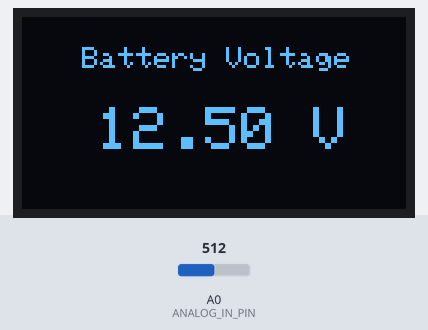
Bench run of a sketch on a simulated Arduino Uno, built with avr-gcc and run on an emulated ATmega328P. Parts: 128×64 one-colour display. Inputs (shaded band) come from the test bench; at power-on: A0 (ANALOG_IN_PIN) = 512. What the sketch prints to the serial monitor is not drawn.

Above: at 1.3 s.
1.4 s: A0 (ANALOG_IN_PIN) set to 716
At 2.6 s:
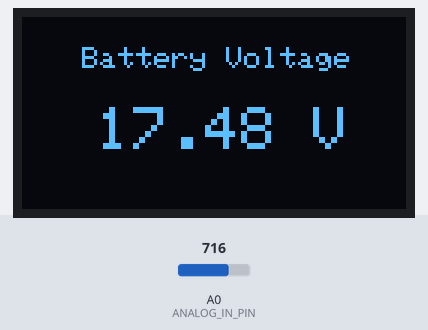
3.1 s: A0 (ANALOG_IN_PIN) set to 900
At 4.4 s:
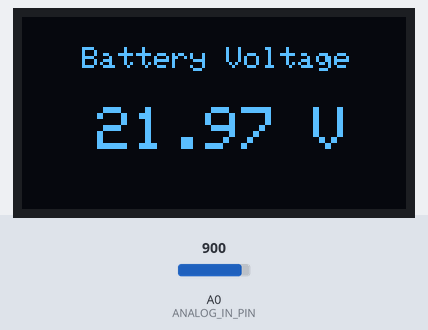
4.7 s: A0 (ANALOG_IN_PIN) set to 1023
At 5.4 s:
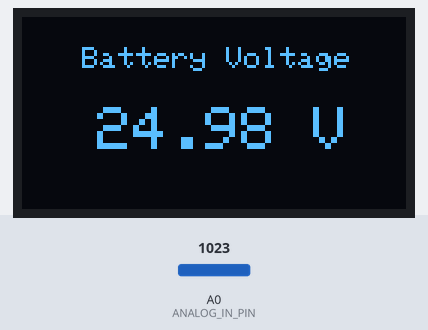
Timing chart, 0 to 7.7 s (numbered marks = the images above; inputs shaded):
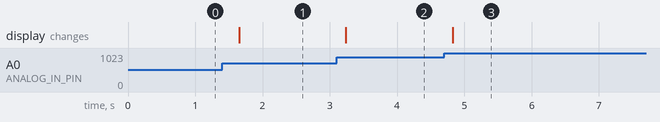

Measured:
- after the input at 1.4 s, the display: changes after 0.25 s (image 1)
- after the input at 3.1 s, the display: changes after 0.14 s (image 2)
- after the input at 4.7 s, the display: changes after 0.13 s (image 3)

The sketch:

SSD1306_VoltageSensor.ino
```cpp
#include <SPI.h>
#include <Wire.h>
#include <Adafruit_GFX.h>
#include <Adafruit_SSD1306.h>

#define SCREEN_WIDTH 128 // OLED display width, in pixels
#define SCREEN_HEIGHT 64 // OLED display height, in pixels
#define OLED_RESET     4 // Reset pin # (or -1 if sharing Arduino reset pin)
#define SCREEN_ADDRESS 0x3C ///< See datasheet for Address; 0x3D for 128x64, 0x3C for 128x32
Adafruit_SSD1306 display(SCREEN_WIDTH, SCREEN_HEIGHT, &Wire, OLED_RESET);

// Define analog input
#define ANALOG_IN_PIN A0

// Floats for ADC voltage & Input voltage
float adc_voltage = 0.0;
float in_voltage = 0.0;

// Floats for resistor values in divider (in ohms)
float R1 = 30000.0;
float R2 = 7500.0;

float ref_voltage = 5.0;

int adc_value = 0;

void setup()
{
  // Setup Serial Monitor
  Serial.begin(9600);
  Serial.println("DC Voltage Test");
  if (!display.begin(SSD1306_SWITCHCAPVCC, SCREEN_ADDRESS))
  {
    Serial.println(F("SSD1306 allocation failed"));
    for (;;); // Don't proceed, loop forever
  }
  display.clearDisplay();
}

void loop() {
  // Read the Analog Input
  adc_value = analogRead(ANALOG_IN_PIN);

  // Determine voltage at ADC input
  adc_voltage  = (adc_value * ref_voltage) / 1024.0;

  // Calculate voltage at divider input
  in_voltage = adc_voltage / (R2 / (R1 + R2)) ;

  // Print results to Serial Monitor to 2 decimal places
  Serial.print("Input Voltage = ");
  Serial.println(in_voltage, 2);

  display.setCursor(20, 10); //oled display
  display.setTextSize(1);
  display.setTextColor(WHITE);
  display.println("Battery Voltage");


  display.setCursor(25, 30); //oled display
  display.setTextSize(2);
  display.setTextColor(WHITE);
  display.print(in_voltage, 2);
  display.println(" V");
  display.display();
  delay(500);
  display.clearDisplay();

}
```
